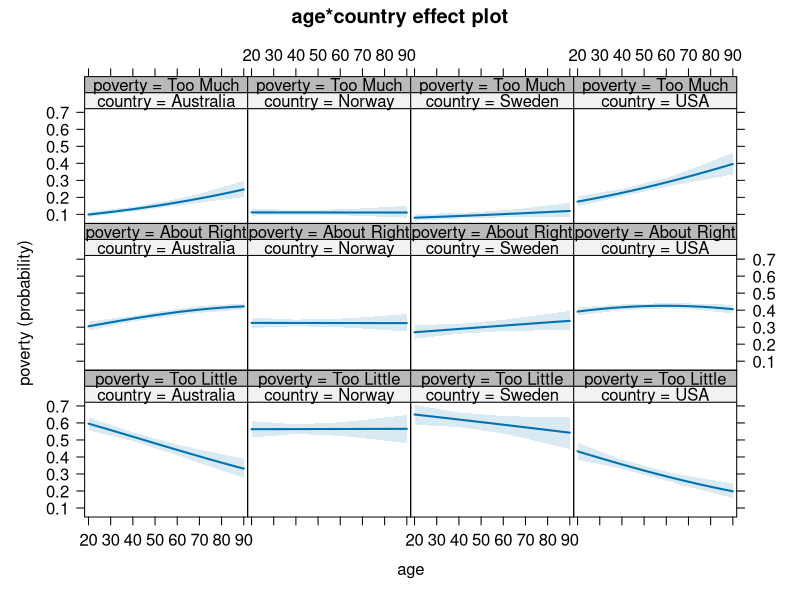
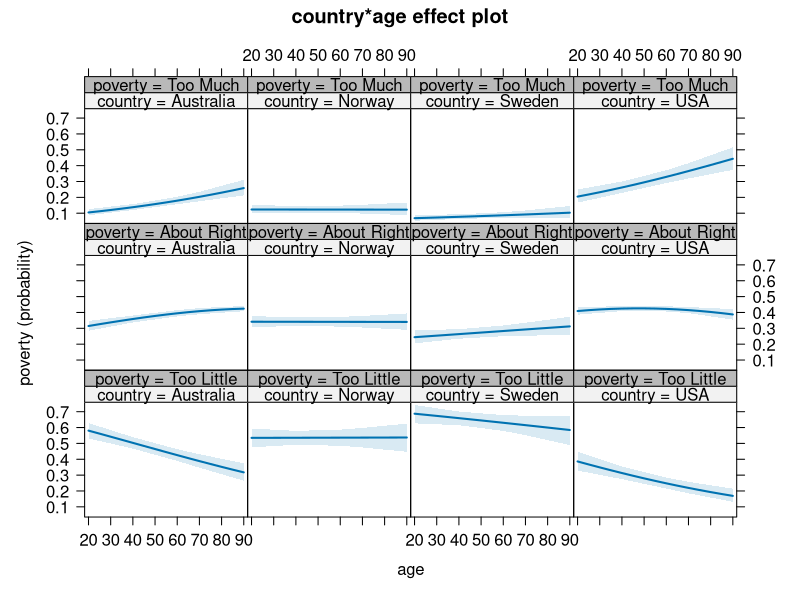
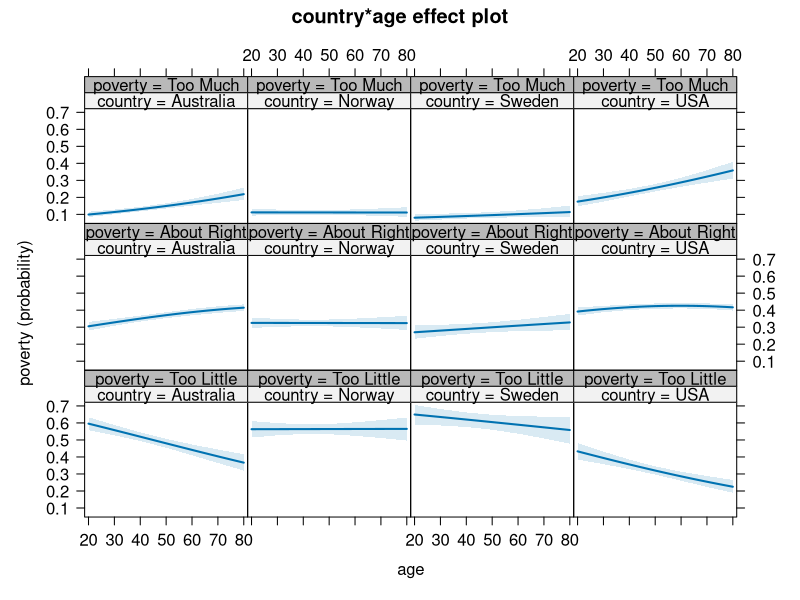
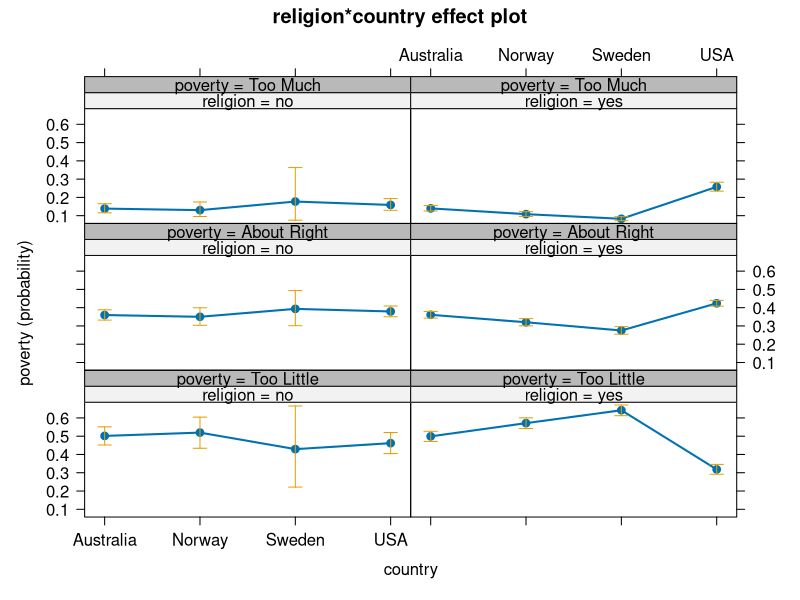
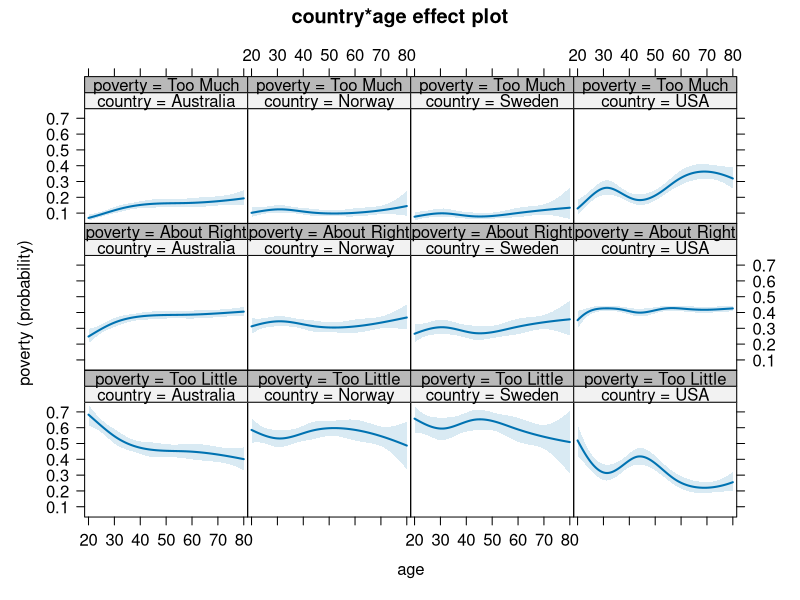
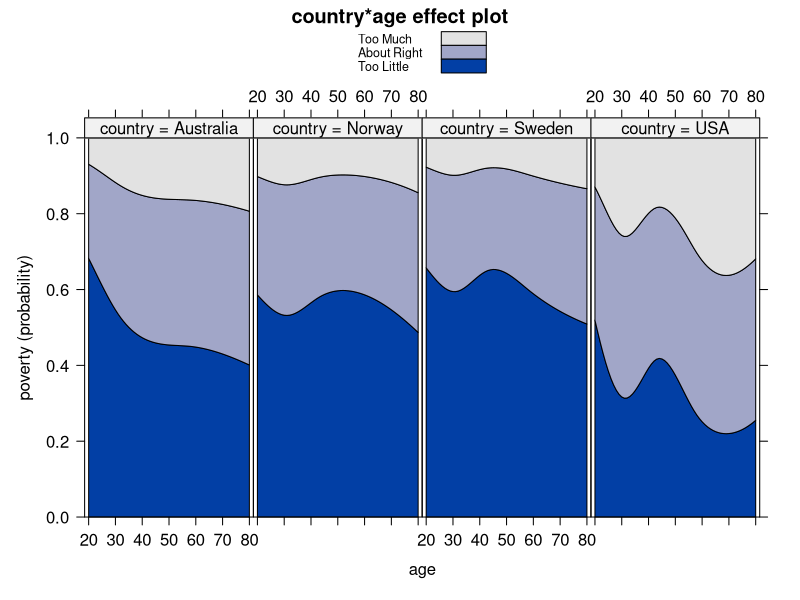
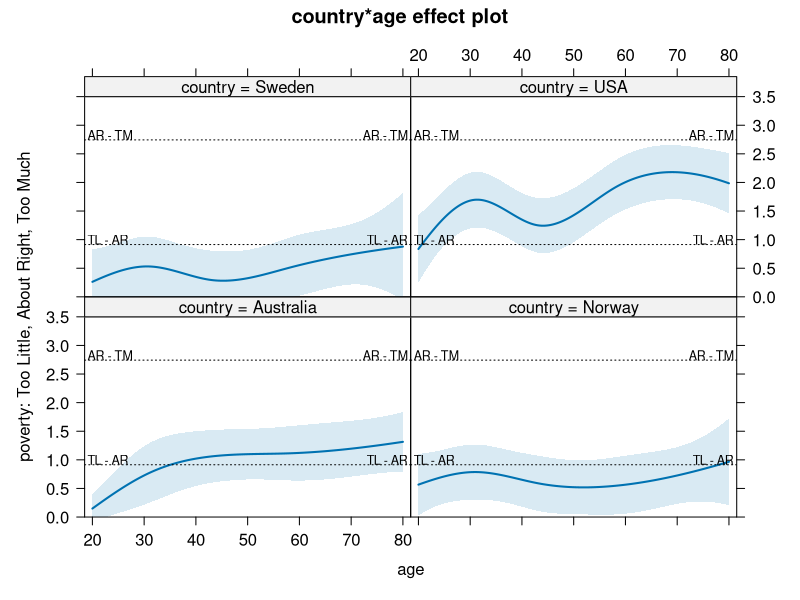
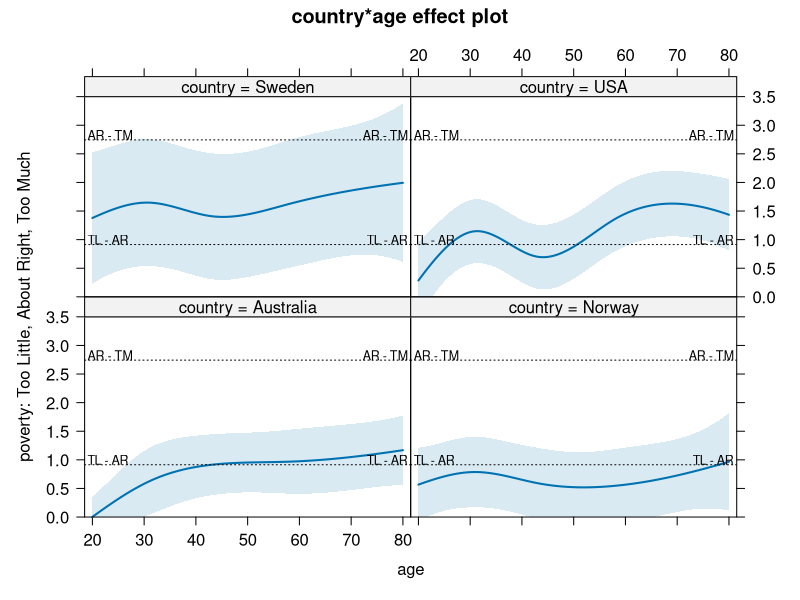

Recreate these plots in R, in order.
## ---- chunk 1
# install.packages("effects")
# install.packages("car")

library(effects)
library(car)
library(MASS)
library(splines) 
## ---- chunk 2
head(WVS)
## ---- chunk 3
wvs.1 <- polr(poverty ~ country*(gender + religion + 
                                   degree + age), 
              data = WVS)
summary(wvs.1)
## ---- chunk 4
Anova(wvs.1)
## ---- chunk 5
Effect(focal.predictors = c("age","country"), 
       mod = wvs.1)
## ---- chunk 6
plot(Effect(focal.predictors = c("age","country"), 
            mod = wvs.1), 
     rug = FALSE)

## ---- chunk 7
e.out <- Effect(focal.predictors = c("age","country"), 
                mod = wvs.1)
e.out$model.matrix[1,c("gendermale","religionyes","degreeyes")]

## ---- chunk 8
mean(WVS$gender=="male")
mean(WVS$religion=="yes")
mean(WVS$degree=="yes")

## ---- chunk 9
e.out <- Effect(focal.predictors = c("country","age"), 
                mod = wvs.1, 
                given.values = c(gendermale = 1, 
                                 religionyes = 1, 
                                 degreeyes = 0))
plot(e.out, rug = FALSE)

## ---- chunk 10
e.out <- Effect(focal.predictors = c("country","age"), 
                mod = wvs.1,
                 xlevels = list(age = seq(20,80,10)))
plot(e.out, rug = FALSE)


## ---- chunk 11
plot(Effect(focal.predictors = c("religion","country"), 
            mod = wvs.1), 
     rug = FALSE)

## ---- chunk 12
xtabs(~ religion + country + poverty, data = WVS, 
      country == "Sweden", 
        drop.unused.levels = TRUE)
## ---- chunk 13
wvs.2 <- polr(poverty ~ country*(gender + religion + 
                                   degree + ns(age, 4)),
              data = WVS)
# summary(wvs.2)
# Anova(wvs.2)
## ---- chunk 14
plot(Effect(focal.predictors = c("country","age"), 
            mod = wvs.2, 
            xlevels = list(age = 20:80)), 
     rug = FALSE)
            
## ---- chunk 15
plot(Effect(focal.predictors = c("country","age"), 
            mod = wvs.2, 
            xlevels = list(age = 20:80)), 
     rug = FALSE,
     style="stacked")

## ---- chunk 16
plot(Effect(focal.predictors = c("country","age"), 
            mod = wvs.2, 
            xlevels = list(age = 20:80),
            latent = TRUE),
     rug = FALSE,
     ylim = c(0,3.5))
## ---- chunk 17
plot(Effect(focal.predictors = c("country","age"), 
            mod = wvs.2, 
            xlevels = list(age = 20:80),
            given.values = c(gendermale = 0, 
                             religionyes = 0, 
                             degreeyes = 1),
            latent = TRUE),
     rug = FALSE,
     ylim = c(0,3.5))
## ---- chunk 18
plot(Effect(focal.predictors = c("country","age","gender"), 
            mod = wvs.2, 
            xlevels = list(age = 20:80),
            latent = TRUE),
     rug = FALSE,
     ylim = c(0,3.5))
     

## ---- chunk 19
sessionInfo()
